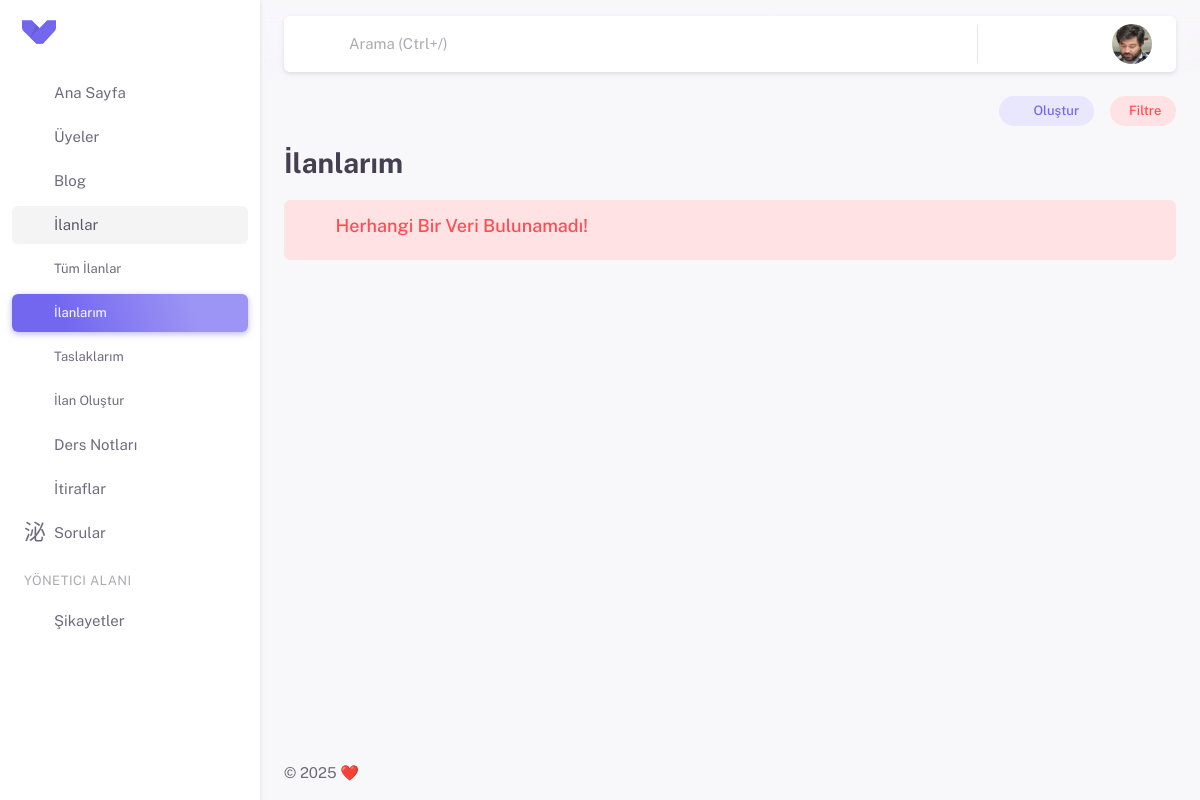
The page /marketplace/my/ (signed in) on the database as committed earlier.
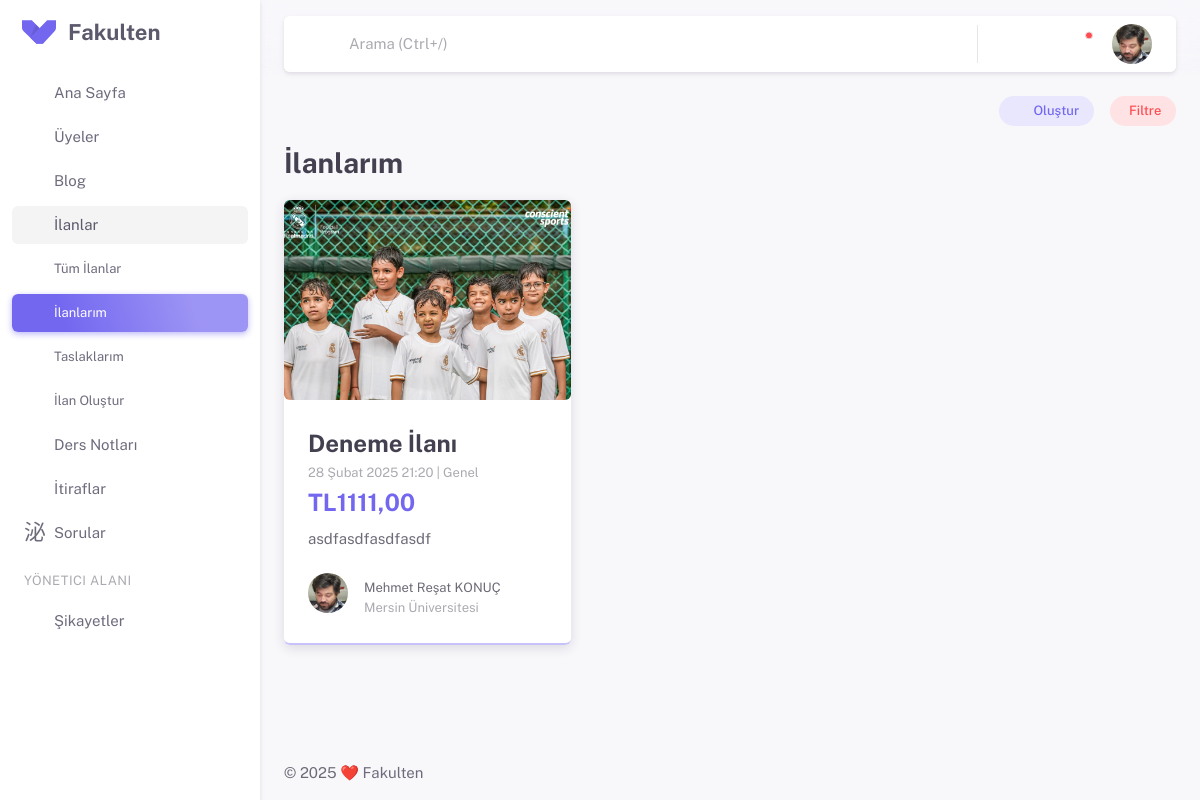
The same page on the database as committed later.
### apps/settings/models.py (models this page shows, shortened)
class SiteSettingsModel(models.Model):
    site_name = models.CharField(max_length=50, verbose_name="Site Adı")
    site_description = models.TextField(verbose_name="Site Açıklaması")
    class Meta:
        verbose_name = "Site Ayarı"
        verbose_name_plural = "Site Ayarları"

### apps/marketplace/models.py (models this page shows, shortened)
class MarketPlaceImagesModel(models.Model):
    user = models.ForeignKey(settings.AUTH_USER_MODEL, on_delete=models.CASCADE)
    content_type = models.ForeignKey(ContentType, on_delete=models.CASCADE)
    object_id = models.PositiveIntegerField()
    content_object = GenericForeignKey('content_type', 'object_id')
    image = models.ImageField(upload_to=upload_to)
    created_at = models.DateTimeField(auto_now_add=True)

class MarketPlaceModel(models.Model):
    user = models.ForeignKey(settings.AUTH_USER_MODEL,
                        on_delete=models.CASCADE, related_name='marketplace')
    title = models.CharField(max_length=155)
    images = GenericRelation(MarketPlaceImagesModel)
    description = models.TextField(blank=True, null=True)
    currency = models.ForeignKey(inputs.Currency, on_delete=models.SET_NULL, null=True, blank=True)
    price = models.DecimalField(max_digits=10, decimal_places=2)
    category = TreeForeignKey(Category, on_delete=models.CASCADE)
    country = models.ForeignKey(inputs.CountriesModel, on_delete=models.SET_NULL, null=True, blank=True)
    city = models.ForeignKey(inputs.City, on_delete=models.SET_NULL, null=True, blank=True)
    phone_number = models.CharField(max_length=15, null=True, blank=True)
    create_at = models.DateTimeField(auto_now_add=True)
    is_published = models.BooleanField(default=False)
    slug = models.SlugField(unique=True, max_length=160, blank=True, editable=False)

class Category(MPTTModel):
    name = models.CharField(max_length=100, unique=True)
    parent = TreeForeignKey('self', on_delete=models.CASCADE, null=True, blank=True, related_name='children')
    class MPTTMeta:
        order_insertion_by = ['name']
    def __str__(self):
        return self.name

### apps/inputs/models.py (models this page shows)
class Currency(models.Model):
    currency = models.CharField(max_length=100)
    def __str__(self):
        return self.currency

class UniversitiesModel(models.Model):
    countries = models.ForeignKey(CountriesModel, on_delete=models.CASCADE)
    universities = models.CharField(max_length=255)
    def __str__(self):
        return self.universities

### apps/profiles/models.py (models this page shows, shortened)
class ProfilePictureModel(models.Model):
    user = models.OneToOneField(settings.AUTH_USER_MODEL, on_delete=models.CASCADE, related_name='profile_photo')
    profile_photo = models.ImageField(
        upload_to='profile_photos', blank=True, null=True)

class EducationalInformationModel(models.Model):
    user = models.OneToOneField(settings.AUTH_USER_MODEL,
                             on_delete=models.CASCADE, related_name='educational_information', db_index=True)
    country = models.ForeignKey(inputs.CountriesModel,
                             on_delete=models.CASCADE, db_index=True)
    university = models.ForeignKey(inputs.UniversitiesModel,
                             on_delete=models.CASCADE, db_index=True)
    department = models.ForeignKey(inputs.DepartmentsModel,
                             on_delete=models.CASCADE, db_index=True)
    status = models.ForeignKey(inputs.StatusModel,
                             on_delete=models.CASCADE, db_index=True)

### apps/marketplace/views.py (the view)
# urls.py: path('my/', MyMarketPlaceView.as_view(), name='my_marketplace'),
class MyMarketPlaceView(LoginRequiredMixin, View):
    model_data = MarketPlaceModel
    filter_form = MyFilter
    template = 'marketplace/my.html'
    context = {'siteTitle': 'İlanlarım'}
    paginate_by = 4
    def get(self, request):
        data = self.model_data.objects.filter(is_published=True, user=request.user).order_by('-create_at')
        if 'reset_filter' in request.GET:
            filter = self.filter_form(queryset=data)
        else:
            filter = self.filter_form(request.GET, queryset=data)
        filtered_data = filter.qs
        sorted_data = filtered_data
        paginator = Paginator(sorted_data, self.paginate_by)
        page_number = request.GET.get('page', 1)
        page_obj = paginator.get_page(page_number)
        self.context.update({
            'data': page_obj,
            'filter': filter,
        })
        return render(request, self.template, self.context)

### apps/comments/models.py (called while the page is built)
    def get_notifications_comment_context(self):
        context = {
        'message' : 'yorumunuza yorum yaptı.',
        'content_title' : self.text,
        'content_url' : reverse('comment_detail', kwargs={'comment_id': self.id}),
        }
        return context

    def get_notifications_like_context(self):
        context = {
        'message' : 'yorumunuzu beğendi.',
        'content_title' : self.text,
        'content_url' : reverse('comment_detail', kwargs={'comment_id': self.id}),
        }
        return context

### apps/marketplace/templates/marketplace/my.html (shortened to what this page needs)
{% extends 'partials/base.html' %}
{% load static %}
{% load crispy_forms_tags %}
{% block extra_css %}
<link rel="stylesheet" href="{% static 'assets/vendor/libs/bootstrap-select/bootstrap-select.css' %}" />
<link rel="stylesheet" href="{% static 'assets/vendor/libs/spinkit/spinkit.css' %}" />
<link rel="stylesheet" href="{% static 'assets/css/pages/blogs/index.css' %}" />
{% endblock extra_css%}
{% block content %}
<div class="d-flex bd-highlight mb-4">
   <div class="p-2 flex-grow-1 bd-highlight">
   </div>
   <div class="bd-highlight me-4">
      <a href="{% url 'marketplace_add' %}" class="btn btn-sm btn-label-primary rounded-pill" ><i class="ti ti-plus me-1"></i>Oluştur</a>
   </div>
   <div class="bd-highlight">
      <button class="btn btn-sm btn-label-danger rounded-pill" data-bs-toggle="offcanvas" data-bs-target="#filter-canvas" aria-controls="offcanvasEnd">Filtre</button>
   </div>
</div>
<div  class="mb-4">
   <h3 class="mb-0 fw-bold">İlanlarım</h3>
</div>
{% include 'marketplace/list.html' %}
{% endblock content %}

### templates/partials/sidebar.html (shortened to what this page needs)
<aside id="layout-menu" class="layout-menu menu-vertical menu bg-menu-theme">
    <div class="app-brand demo">
      <a href="{% url 'home' %}" class="app-brand-link">
        <span class="app-brand-logo demo">
        </span>
        <span class="app-brand-text demo menu-text fw-bold">{{site_settings.site_name}}</span>
      </a>
      <a href="javascript:void(0);" class="layout-menu-toggle menu-link text-large ms-auto">
        <i class="ti menu-toggle-icon d-none d-xl-block align-middle"></i>
      </a>
    </div>
    {% with current_page=request.resolver_match.url_name %}
    <ul class="menu-inner py-1">
      <li class="menu-item {% if current_page == 'home' %} active{% endif %}">
        <a href="{% url 'home' %}" class="menu-link">
          <i class="menu-icon tf-icons ti ti-smart-home"></i>
          <div>Ana Sayfa</div>
        </a>
      </li>
      <li class="menu-item {% if current_page == 'members' %} active{% endif %}">
        <a href="{% url 'members' %}" class="menu-link">
          <i class="menu-icon tf-icons ti ti-user-search"></i>
          <div>Üyeler</div>
        </a>
      </li>
      <li class="menu-item {% if '/blogs/' in request.path %} active open{% endif %}">
        <a href="" class="menu-link menu-toggle">
          <i class="menu-icon tf-icons ti ti-blockquote"></i>
          <div>Blog</div>
        </a>
      </li>
      <li class="menu-item {% if '/marketplace/' in request.path %} active open{% endif %}">
        <a href="{% url 'marketplace' %}" class="menu-link menu-toggle">
          <i class="menu-icon tf-icons ti ti-building-store"></i>
          <div>İlanlar</div>
        </a>
        <ul class="menu-sub">
          <li class="menu-item {% if current_page == 'marketplace' %} active{% endif %}">
            <a href="{% url 'marketplace' %}" class="menu-link">
              <small>Tüm İlanlar</small>
            </a>
          </li>
         {% if user.is_authenticated %}
          <li class="menu-item {% if current_page == 'my_marketplace' %} active{% endif %}">
            <a href="{% url 'my_marketplace' %}" class="menu-link">
              <small>İlanlarım</small>
            </a>
          </li>
          <li class="menu-item {% if current_page == 'my_draft_marketplace' %} active{% endif %}">
            <a href="{% url 'my_draft_marketplace' %}" class="menu-link">
              <small>Taslaklarım</small>
            </a>
          </li>
          <li class="menu-item {% if current_page == 'marketplace_add' or current_page == 'marketplace_edit' %} active{% endif %}">
            <a href="{% url 'marketplace_add' %}" class="menu-link">
              <small>İlan Oluştur</small>
            </a>
          </li>
         {%endif%}
        </ul>
      </li>
      <li class="menu-item {% if '/documents/' in request.path %} active open{% endif %}">
        <a href="" class="menu-link menu-toggle">
          <i class="menu-icon tf-icons ti ti-notebook"></i>
          <div>Ders Notları</div>
        </a>
      </li>
      <li class="menu-item {% if '/confessions/' in request.path %} active open{% endif %}">
        <a href="{% url 'confessions' %}" class="menu-link menu-toggle">
          <i class="menu-icon ti-icons ti ti-spy"></i>
          <div>İtiraflar</div>
        </a>
      </li>
      <li class="menu-item {% if '/questions/' in request.path %} active open{% endif %}">
        <a href="" class="menu-link menu-toggle">
          <i class="menu-icon ti-icons ti ti-message-2-question"></i>
          <div>Sorular</div>
        </a>
      </li>
      {% if user.is_superuser %}
      <li class="menu-header small">
        <span class="menu-header-text">Yönetici Alanı</span>
      </li>
      <li class="menu-item {% if '/complaints/' in request.path %} active open{% endif %}">
        <a href="{% url 'complaint_dashboard' %}" class="menu-link">
          <i class="menu-icon ti-icons ti ti-message-report"></i>
          <div>Şikayetler</div>
        </a>
      </li>
      {%endif%}
    </ul>
    {% endwith %}
  </aside>

### apps/marketplace/templates/marketplace/list.html (shortened to what this page needs)
{% load static %}
<div class="row infinite-container row-cols-1 row-cols-md-2 row-cols-lg-3 g-4">
    {% for item in data %}
    <div class="col infinite-item">
       <div class="card card-border-shadow-primary h-100">
          <a href="{% url 'marketplace_details' item.slug %}">
             {% for image in item.images.all %}
             {% if forloop.first %}
                 <img class="img-fluid rounded" src="{{ image.image.url }}" alt="tutor image 1" />
             {% endif %}
         {% endfor %}
          </a>
          <div class="card-body">
             <a href="{% url 'marketplace_details' item.slug %}">
                <h4 class="card-title fw-bold mb-0">{{ item.title|truncatewords:6 }}</h4>
             </a>
             <small class="text-muted mb-2">{{ item.create_at }} | {{ item.category.name }}</small>
             <h4 class="card-title fw-bold text-primary">{{ item.currency }}{{ item.price }}</h4>
             <span class="card-text">{{ item.description|safe|truncatewords:30 }}</span>
          </div>
          <div class="card-footer">
             <div class="d-flex justify-content-between align-items-center text-muted">
                <div class="d-flex align-items-center text-muted">
                  <div class="avatar avatar-md me-2 flex-shrink-0">
                      {% if item.user.profile_photo.profile_photo %}
                         <img src="{{ item.user.profile_photo.profile_photo.url }}"
                              alt="Yazar Profil Fotoğrafı"
                              class="rounded-circle me-2"
                              style="width: 40px; height: 40px;">
                      {% else %}
                      <span class="avatar-initial rounded-circle bg-label-primary">{{ item.user.first_name|first }}{{ item.user.last_name|first }}</span>
                      {% endif %}
                  </div>
                      <div>
                         <a href="{% url 'profile' item.user.username %}">
                            <small class="text-body">{{ item.user.first_name }} {{ item.user.last_name }}</small>
                         </a>
                         <div>
                            <small>{{ item.user.educational_information.university }}</small>
                         </div>
                      </div>
                </div>
             </div>
          </div>
       </div>
    </div>
    {% empty %}
    <div class="col-lg-12">
       <div class="col-lg-12 alert alert-danger alert-dismissible d-flex" role="alert">
          <i class="ti ti-eye-x ti-28px me-4"></i>
          <div class="d-flex flex-column ps-1">
             <h5 class="alert-heading mb-2">Herhangi Bir Veri Bulunamadı!</h5>
          </div>
       </div>
    </div>
    {% endfor %}
 </div>

### templates/partials/footer.html (shortened to what this page needs)
<footer class="content-footer footer bg-footer-theme">
  <div class="container-xxl">
    <div
      class="footer-container d-flex align-items-center justify-content-between py-4 flex-md-row flex-column">
      <div class="text-body">
        ©
        ❤️ <a href="#" target="_blank" class="footer-link">{{site_settings.site_name}}</a>
      </div>
    </div>
  </div>
</footer>

Rows that differ between the two databases and show on the page:
added SiteSettingsModel: site_name "Fakulten"
added MarketPlaceModel: title "Deneme İlanı", create_at "28 Şubat 2025 21:20", category.name "Genel", currency "TL", price "1111,00", description "asdfasdfasdfasdf", user.profile_photo.profile_photo (picture), user.first_name "Mehmet Reşat", user.last_name "KONUÇ", user.educational_information.university "Mersin Üniversitesi"
added MarketPlaceImagesModel: image (picture)
Other text that changed with them:
text no longer shown: "Herhangi Bir Veri Bulunamadı!"
